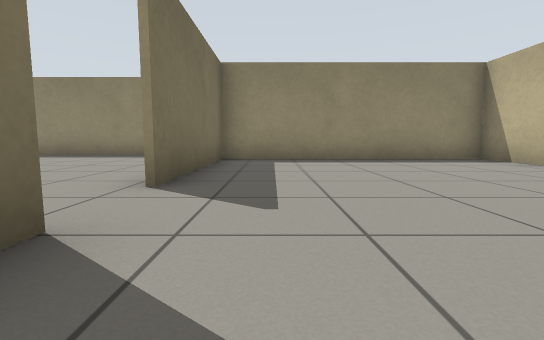
view 1 (above)

15 first-person views from a walk through a robot-simulator world made for Gazebo. The camera is 0.5 m above the floor, tilts 6° down and sees 85° across. The floor is counted in squares, 1 m on a side. Each view is taken from the middle of a square. On the plan, view 1 faces up. The plan holds only what a view shows up to about 9 squares ahead; the rest is blank.

view 2
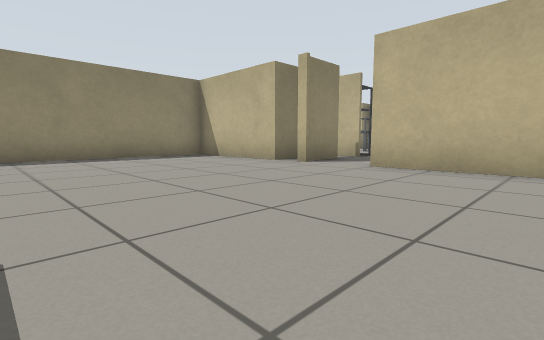

view 3
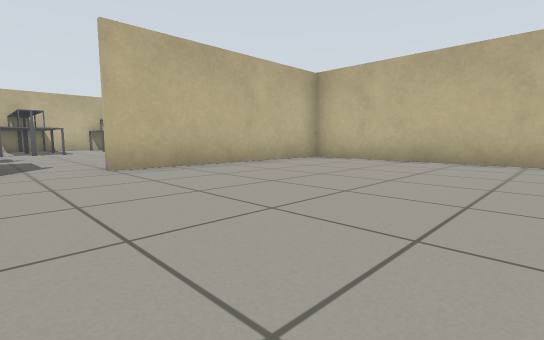

view 4
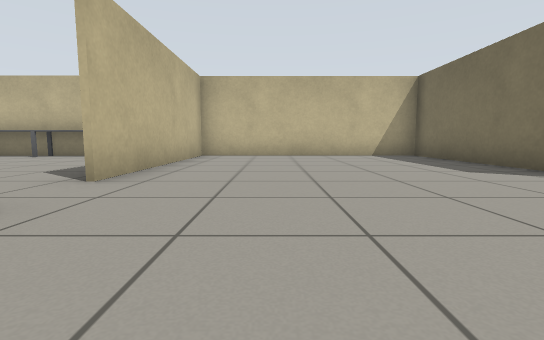

view 5
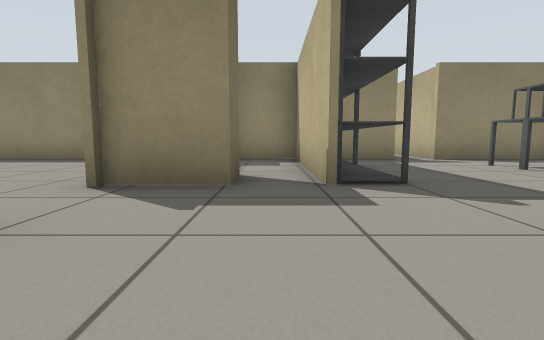

view 6
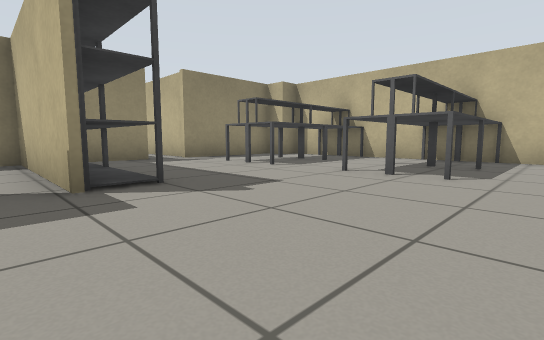

view 7
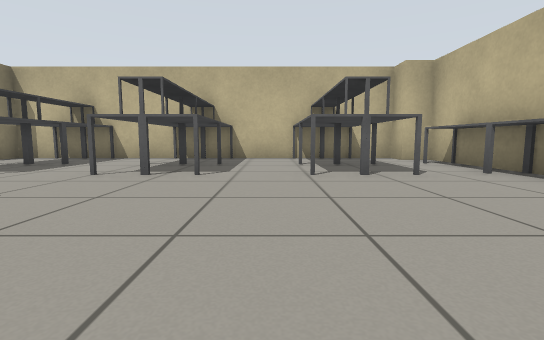

view 8
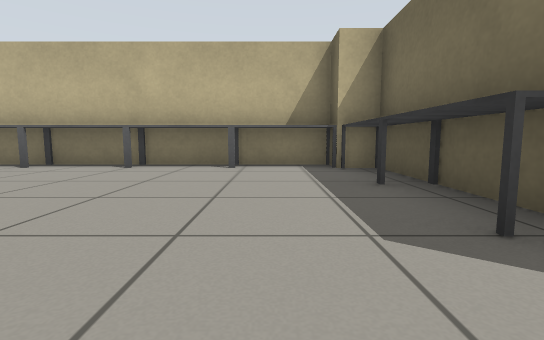

view 9
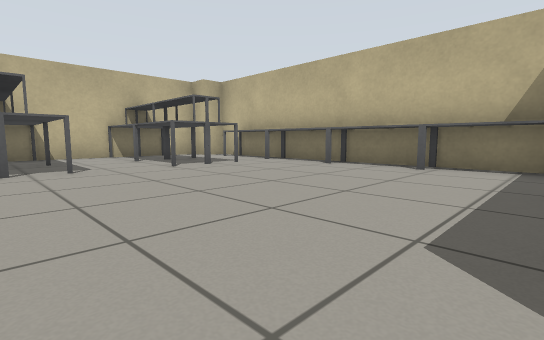

view 10
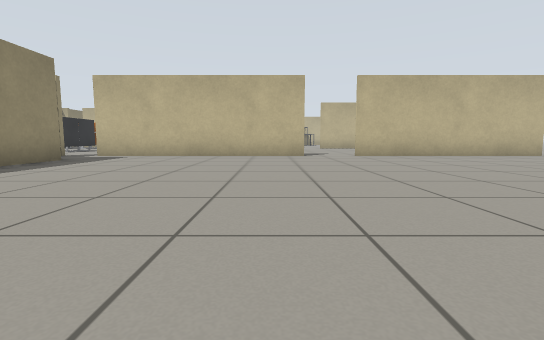

view 11
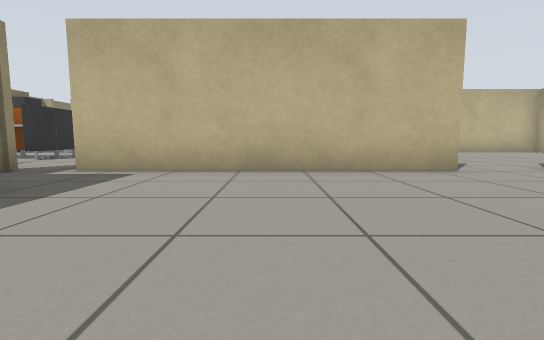

view 12
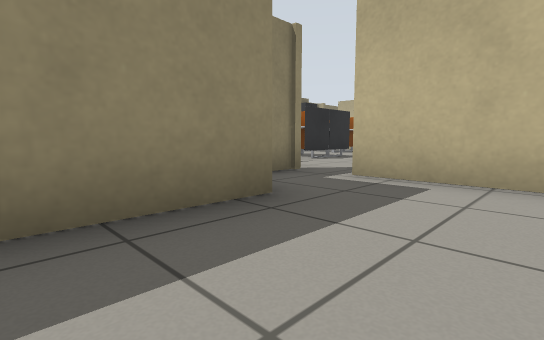

view 13
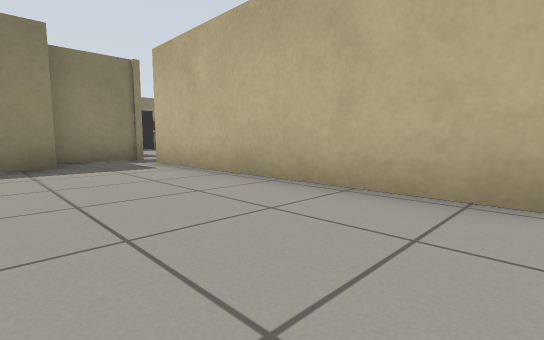

view 14
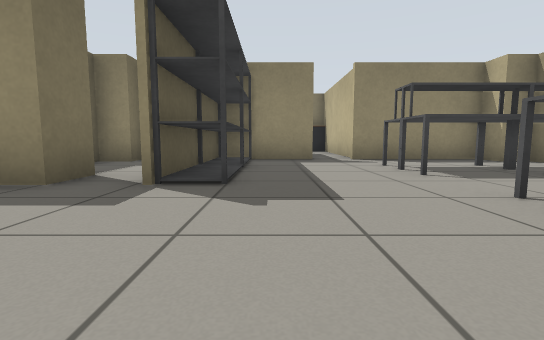

view 15
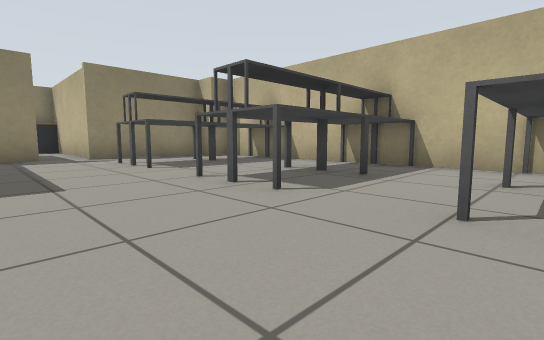

### Floor plan
Ten units are one square. View 1 is at (0, 0); x grows to the right and y downward. Boxes are objects, and circles mark ways between rooms. Rooms are numbered by the first view taken in them; rooms with no view inside come last. Other rooms are left out.
<svg viewBox="-175 -107 328 152">
<path fill="none" stroke="#000" d="M-12 -16 -12 37 51 37 51 -16M51 -41 51 -73 -12 -73 -12 -30M111 -10 111 -26M110 10 136 10M58 -6 58 37 140 37M111 21 111 5M111 -41 111 -56M52 -1 52 31 131 31M66 -41 66 -32 50 -32M85 -55 85 -32 76 -32 76 -45M77 -54 77 -31M148 -15 110 -15M148 -45 110 -45M147 31 147 -46M111 5 148 5M148 -10 111 -10M148 -41 111 -41M-30 -89 -70 -89M-13 -30 -13 -91M-13 40 -13 -16M-11 -102 -29 -102M100 -73 81 -73M140 -73 111 -73 111 -99M77 -72 77 -55M147 -46 147 -66 140 -66M58 -66 51 -66M76 -45 76 -72M81 -73 61 -73"/>
<circle cx="40" cy="-20" r="3" fill="#2a7"/>
<circle cx="-10" cy="-25" r="3" fill="#2a7"/>
<circle cx="95" cy="-45" r="3" fill="#2a7"/>
<circle cx="70" cy="-40" r="3" fill="#2a7"/>
<text x="20" y="-20">1</text>
<text x="90" y="-10">2</text>
<text x="-170" y="-20">3</text>
<text x="110" y="-60">4</text>
<text x="60" y="-60">5</text>
</svg>
Room 1 opens to room 2. Room 1 opens to room 3. Room 2 opens to room 4. Room 2 opens to room 5.

Where each view was taken, in squares from view 1:
view 1: 0 up, 0 right, facing up
view 2: 1 down, 0 right, facing up-right
view 3: 3 up, 0 right, facing down-right
view 4: 5 up, 3 right, facing down
view 5: 0 up, 7 right, facing up
view 6: 0 up, 7 right, facing up-right
view 7: 0 up, 7 right, facing right
view 8: 2 up, 7 right, facing down
view 9: 2 up, 6 right, facing down-right
view 10: 4 up, 10 left, facing right
view 11: 6 up, 6 left, facing right
view 12: 7 up, 5 left, facing up-right
view 13: 3 up, 4 left, facing up-right
view 14: 0 up, 9 right, facing up
view 15: 1 down, 9 right, facing up-right
